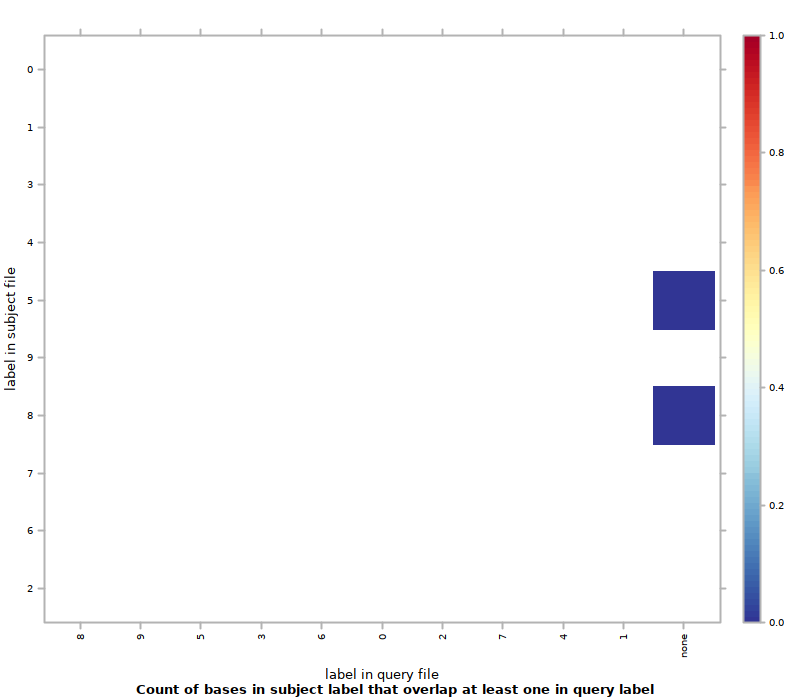

Write the R code that produced this figure.
#!/usr/bin/env Rscript
## transcript produced by Segtools 1.1.14

segtools.r.dirname <-
  system2("python",
          c("-c", "'import segtools; print segtools.get_r_dirname()'"),
          stdout = TRUE)

source(file.path(segtools.r.dirname, 'common.R'))
source(file.path(segtools.r.dirname, 'overlap.R'))
save.overlap.performance('./K5ex2bp100bp/overlap-ordered', 'overlap.performance', './K5ex2bp100bp/overlap-ordered/overlap.tab', row.normalize = 'FALSE', mnemonic_file = './K5ex2bp100bp/overlap-direct/mnemonics1_new.txt', clobber = FALSE, col_mnemonic_file = './K5ex2bp100bp/overlap-direct/mnemonics2_new.txt')
save.overlap.heatmap('./K5ex2bp100bp/overlap-ordered', 'overlap', './K5ex2bp100bp/overlap-ordered/overlap.tab', clobber = FALSE, col_mnemonic_file = './K5ex2bp100bp/overlap-direct/mnemonics2_new.txt', cluster = FALSE, max_contrast = FALSE, row.normalize = 'FALSE', mnemonic_file = './K5ex2bp100bp/overlap-direct/mnemonics1_new.txt')
